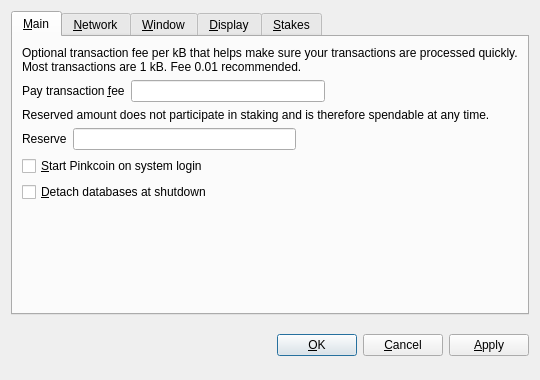
<?xml version="1.0" encoding="UTF-8"?>
<ui version="4.0">
 <class>OptionsDialog</class>
 <widget class="QDialog" name="OptionsDialog">
  <property name="geometry">
   <rect>
    <x>0</x>
    <y>0</y>
    <width>540</width>
    <height>380</height>
   </rect>
  </property>
  <property name="windowTitle">
   <string>Options</string>
  </property>
  <property name="modal">
   <bool>true</bool>
  </property>
  <layout class="QVBoxLayout" name="verticalLayout">
   <item>
    <widget class="QTabWidget" name="tabWidget">
     <property name="tabPosition">
      <enum>QTabWidget::North</enum>
     </property>
     <property name="currentIndex">
      <number>0</number>
     </property>
     <widget class="QWidget" name="tabMain">
      <attribute name="title">
       <string>&amp;Main</string>
      </attribute>
      <layout class="QVBoxLayout" name="verticalLayout_Main">
       <item>
        <widget class="QLabel" name="transactionFeeInfoLabel">
         <property name="text">
          <string>Optional transaction fee per kB that helps make sure your transactions are processed quickly. Most transactions are 1 kB. Fee 0.01 recommended.</string>
         </property>
         <property name="textFormat">
          <enum>Qt::PlainText</enum>
         </property>
         <property name="wordWrap">
          <bool>true</bool>
         </property>
        </widget>
       </item>
       <item>
        <layout class="QHBoxLayout" name="horizontalLayoutFee">
         <item>
          <widget class="QLabel" name="transactionFeeLabel">
           <property name="text">
            <string>Pay transaction &amp;fee</string>
           </property>
           <property name="textFormat">
            <enum>Qt::PlainText</enum>
           </property>
           <property name="buddy">
            <cstring>transactionFee</cstring>
           </property>
          </widget>
         </item>
         <item>
          <widget class="BitcoinAmountField" name="transactionFee"/>
         </item>
         <item>
          <spacer name="horizontalSpacerFee">
           <property name="orientation">
            <enum>Qt::Horizontal</enum>
           </property>
           <property name="sizeHint" stdset="0">
            <size>
             <width>40</width>
             <height>20</height>
            </size>
           </property>
          </spacer>
         </item>
        </layout>
       </item>
       <item>
        <widget class="QLabel" name="reserveBalanceInfoLabel">
         <property name="text">
          <string>Reserved amount does not participate in staking and is therefore spendable at any time.</string>
         </property>
         <property name="textFormat">
          <enum>Qt::PlainText</enum>
         </property>
         <property name="wordWrap">
          <bool>true</bool>
         </property>
        </widget>
       </item>
       <item>
        <layout class="QHBoxLayout" name="horizontalLayoutReserveBalance">
         <item>
          <widget class="QLabel" name="reserveBalanceLabel">
           <property name="text">
            <string>Reserve</string>
           </property>
           <property name="textFormat">
            <enum>Qt::PlainText</enum>
           </property>
           <property name="buddy">
            <cstring>reserveBalance</cstring>
           </property>
          </widget>
         </item>
         <item>
          <widget class="BitcoinAmountField" name="reserveBalance"/>
         </item>
         <item>
          <spacer name="horizontalSpacerReserveBalance">
           <property name="orientation">
            <enum>Qt::Horizontal</enum>
           </property>
           <property name="sizeHint" stdset="0">
            <size>
             <width>40</width>
             <height>20</height>
            </size>
           </property>
          </spacer>
         </item>
        </layout>
       </item>
       <item>
        <widget class="QCheckBox" name="bitcoinAtStartup">
         <property name="toolTip">
          <string>Automatically start Pinkcoin after logging in to the system.</string>
         </property>
         <property name="text">
          <string>&amp;Start Pinkcoin on system login</string>
         </property>
        </widget>
       </item>
       <item>
        <widget class="QCheckBox" name="detachDatabases">
         <property name="toolTip">
          <string>Detach block and address databases at shutdown. This means they can be moved to another data directory, but it slows down shutdown. The wallet is always detached.</string>
         </property>
         <property name="text">
          <string>&amp;Detach databases at shutdown</string>
         </property>
        </widget>
       </item>
       <item>
        <spacer name="verticalSpacer">
         <property name="orientation">
          <enum>Qt::Vertical</enum>
         </property>
         <property name="sizeHint" stdset="0">
          <size>
           <width>20</width>
           <height>40</height>
          </size>
         </property>
        </spacer>
       </item>
      </layout>
     </widget>
     <widget class="QWidget" name="tabNetwork">
      <attribute name="title">
       <string>&amp;Network</string>
      </attribute>
      <layout class="QVBoxLayout" name="verticalLayout_Network">
       <item>
        <widget class="QCheckBox" name="mapPortUpnp">
         <property name="toolTip">
          <string>Automatically open the Pinkcoin client port on the router. This only works when your router supports UPnP and it is enabled.</string>
         </property>
         <property name="text">
          <string>Map port using &amp;UPnP</string>
         </property>
        </widget>
       </item>
       <item>
        <widget class="QCheckBox" name="connectSocks">
         <property name="toolTip">
          <string>Connect to the Pinkcoin network through a SOCKS proxy (e.g. when connecting through Tor).</string>
         </property>
         <property name="text">
          <string>&amp;Connect through SOCKS proxy:</string>
         </property>
        </widget>
       </item>
       <item>
        <layout class="QHBoxLayout" name="horizontalLayout_Network">
         <item>
          <widget class="QLabel" name="proxyIpLabel">
           <property name="text">
            <string>Proxy &amp;IP:</string>
           </property>
           <property name="textFormat">
            <enum>Qt::PlainText</enum>
           </property>
           <property name="buddy">
            <cstring>proxyIp</cstring>
           </property>
          </widget>
         </item>
         <item>
          <widget class="QValidatedLineEdit" name="proxyIp">
           <property name="maximumSize">
            <size>
             <width>140</width>
             <height>16777215</height>
            </size>
           </property>
           <property name="toolTip">
            <string>IP address of the proxy (e.g. 127.0.0.1)</string>
           </property>
          </widget>
         </item>
         <item>
          <widget class="QLabel" name="proxyPortLabel">
           <property name="text">
            <string>&amp;Port:</string>
           </property>
           <property name="textFormat">
            <enum>Qt::PlainText</enum>
           </property>
           <property name="buddy">
            <cstring>proxyPort</cstring>
           </property>
          </widget>
         </item>
         <item>
          <widget class="QLineEdit" name="proxyPort">
           <property name="maximumSize">
            <size>
             <width>55</width>
             <height>16777215</height>
            </size>
           </property>
           <property name="toolTip">
            <string>Port of the proxy (e.g. 9050)</string>
           </property>
          </widget>
         </item>
         <item>
          <widget class="QLabel" name="socksVersionLabel">
           <property name="text">
            <string>SOCKS &amp;Version:</string>
           </property>
           <property name="textFormat">
            <enum>Qt::PlainText</enum>
           </property>
           <property name="buddy">
            <cstring>socksVersion</cstring>
           </property>
          </widget>
         </item>
         <item>
          <widget class="QValueComboBox" name="socksVersion">
           <property name="toolTip">
            <string>SOCKS version of the proxy (e.g. 5)</string>
           </property>
          </widget>
         </item>
         <item>
          <spacer name="horizontalSpacer_Network">
           <property name="orientation">
            <enum>Qt::Horizontal</enum>
           </property>
           <property name="sizeHint" stdset="0">
            <size>
             <width>40</width>
             <height>20</height>
            </size>
           </property>
          </spacer>
         </item>
        </layout>
       </item>
       <item>
        <spacer name="verticalSpacer_Network">
         <property name="orientation">
          <enum>Qt::Vertical</enum>
         </property>
         <property name="sizeHint" stdset="0">
          <size>
           <width>20</width>
           <height>40</height>
          </size>
         </property>
        </spacer>
       </item>
      </layout>
     </widget>
     <widget class="QWidget" name="tabWindow">
      <attribute name="title">
       <string>&amp;Window</string>
      </attribute>
      <layout class="QVBoxLayout" name="verticalLayout_Window">
       <item>
        <widget class="QCheckBox" name="minimizeToTray">
         <property name="toolTip">
          <string>Show only a tray icon after minimizing the window.</string>
         </property>
         <property name="text">
          <string>&amp;Minimize to the tray instead of the taskbar</string>
         </property>
        </widget>
       </item>
       <item>
        <widget class="QCheckBox" name="minimizeOnClose">
         <property name="toolTip">
          <string>Minimize instead of exit the application when the window is closed. When this option is enabled, the application will be closed only after selecting Quit in the menu.</string>
         </property>
         <property name="text">
          <string>M&amp;inimize on close</string>
         </property>
        </widget>
       </item>
       <item>
        <spacer name="verticalSpacer_Window">
         <property name="orientation">
          <enum>Qt::Vertical</enum>
         </property>
         <property name="sizeHint" stdset="0">
          <size>
           <width>20</width>
           <height>40</height>
          </size>
         </property>
        </spacer>
       </item>
      </layout>
     </widget>
     <widget class="QWidget" name="tabDisplay">
      <attribute name="title">
       <string>&amp;Display</string>
      </attribute>
      <layout class="QVBoxLayout" name="verticalLayout_3">
       <item>
        <layout class="QHBoxLayout" name="horizontalLayout">
         <property name="spacing">
          <number>6</number>
         </property>
         <item>
          <widget class="QLabel" name="labelNotifications">
           <property name="text">
            <string>Notifications:</string>
           </property>
          </widget>
         </item>
         <item>
          <widget class="QComboBox" name="comboNotificationLevel">
           <item>
            <property name="text">
             <string>Notify on All</string>
            </property>
           </item>
           <item>
            <property name="text">
             <string>Notify on Send/Receipt of Coins Only</string>
            </property>
           </item>
           <item>
            <property name="text">
             <string>Disable Notifications</string>
            </property>
           </item>
          </widget>
         </item>
        </layout>
       </item>
       <item>
        <layout class="QHBoxLayout" name="horizontalLayout_1_Display">
         <item>
          <widget class="QLabel" name="langLabel">
           <property name="text">
            <string>User Interface &amp;language:</string>
           </property>
           <property name="textFormat">
            <enum>Qt::PlainText</enum>
           </property>
           <property name="buddy">
            <cstring>lang</cstring>
           </property>
          </widget>
         </item>
         <item>
          <widget class="QValueComboBox" name="lang">
           <property name="toolTip">
            <string>The user interface language can be set here. This setting will take effect after restarting Pinkcoin.</string>
           </property>
          </widget>
         </item>
        </layout>
       </item>
       <item>
        <layout class="QHBoxLayout" name="horizontalLayout_2_Display">
         <item>
          <widget class="QLabel" name="unitLabel">
           <property name="text">
            <string>&amp;Unit to show amounts in:</string>
           </property>
           <property name="textFormat">
            <enum>Qt::PlainText</enum>
           </property>
           <property name="buddy">
            <cstring>unit</cstring>
           </property>
          </widget>
         </item>
         <item>
          <widget class="QValueComboBox" name="unit">
           <property name="toolTip">
            <string>Choose the default subdivision unit to show in the interface and when sending coins.</string>
           </property>
          </widget>
         </item>
        </layout>
       </item>
       <item>
        <spacer name="verticalSpacer_3">
         <property name="orientation">
          <enum>Qt::Vertical</enum>
         </property>
         <property name="sizeHint" stdset="0">
          <size>
           <width>20</width>
           <height>40</height>
          </size>
         </property>
        </spacer>
       </item>
      </layout>
     </widget>
     <widget class="QWidget" name="tabStakes">
      <attribute name="title">
       <string>&amp;Stakes</string>
      </attribute>
      <layout class="QVBoxLayout" name="verticalLayout_2">
       <item>
        <layout class="QHBoxLayout" name="horizontalLayout_2">
         <item>
          <widget class="QLabel" name="labelSplitThreshold">
           <property name="minimumSize">
            <size>
             <width>150</width>
             <height>0</height>
            </size>
           </property>
           <property name="toolTip">
            <string>Split coin chunks larger than this size when staking.</string>
           </property>
           <property name="whatsThis">
            <string>&lt;html&gt;&lt;head/&gt;&lt;body&gt;&lt;p&gt;The wallet holds coins in chunks in the size that you receive them.&lt;br/&gt;&lt;br/&gt;For example, if Suzy sends me 20 PINK, Andy sends me 300 PINK, and BOB sends me 1000 PINK, I will have 1320 PINK in my wallet - 1 chunk of 1000, 1 chunk of 300, and 1 chunk of 20. &lt;br/&gt;&lt;br/&gt;Too many chunks in your wallet can make your wallet run slowly. Too few will cause you to stake less. &lt;br/&gt;&lt;br/&gt;Coin chunks larger than this amount will be split into two equal amounts when they stake. &lt;br/&gt;&lt;br/&gt;Maintaining a wallet with fewer than 1000 chunks is recommended.&lt;/p&gt;&lt;/body&gt;&lt;/html&gt;</string>
           </property>
           <property name="text">
            <string>Split Threshold:</string>
           </property>
          </widget>
         </item>
         <item>
          <widget class="QLineEdit" name="splitThreshold">
           <property name="acceptDrops">
            <bool>false</bool>
           </property>
           <property name="inputMethodHints">
            <set>Qt::ImhDigitsOnly</set>
           </property>
           <property name="text">
            <string>2000</string>
           </property>
           <property name="maxLength">
            <number>10</number>
           </property>
           <property name="frame">
            <bool>true</bool>
           </property>
           <property name="alignment">
            <set>Qt::AlignRight|Qt::AlignTrailing|Qt::AlignVCenter</set>
           </property>
           <property name="placeholderText">
            <string/>
           </property>
          </widget>
         </item>
         <item>
          <spacer name="horizontalSpacer_5">
           <property name="orientation">
            <enum>Qt::Horizontal</enum>
           </property>
           <property name="sizeHint" stdset="0">
            <size>
             <width>40</width>
             <height>20</height>
            </size>
           </property>
          </spacer>
         </item>
        </layout>
       </item>
       <item>
        <layout class="QHBoxLayout" name="horizontalLayout_3">
         <item>
          <widget class="QLabel" name="label_2">
           <property name="minimumSize">
            <size>
             <width>150</width>
             <height>0</height>
            </size>
           </property>
           <property name="toolTip">
            <string>Combine coin chunks up to this amount when staking.</string>
           </property>
           <property name="whatsThis">
            <string>&lt;html&gt;&lt;head/&gt;&lt;body&gt;&lt;p&gt;The wallet holds coins in chunks in the size that you receive them.&lt;br/&gt;&lt;br/&gt;For example, if Suzy sends me 20 PINK, Andy sends me 300 PINK, and BOB sends me 1000 PINK, I will have 1320 PINK in my wallet - 1 chunk of 1000, 1 chunk of 300, and 1 chunk of 20. &lt;br/&gt;&lt;br/&gt;Too many chunks in your wallet can make your wallet run slowly. Too few will cause you to stake less. &lt;br/&gt;&lt;br/&gt;This setting allows you maintain a minimum coin chunk size within your wallet. Amounts smaller than this will be combined together up to this amount. &lt;/p&gt;&lt;p&gt;Maintaining a wallet with fewer than 1000 chunks is recommended.&lt;/p&gt;&lt;/body&gt;&lt;/html&gt;</string>
           </property>
           <property name="text">
            <string>Combine Threshold:</string>
           </property>
          </widget>
         </item>
         <item>
          <widget class="QLineEdit" name="combineThreshold">
           <property name="acceptDrops">
            <bool>false</bool>
           </property>
           <property name="layoutDirection">
            <enum>Qt::RightToLeft</enum>
           </property>
           <property name="inputMethodHints">
            <set>Qt::ImhDigitsOnly</set>
           </property>
           <property name="text">
            <string>1000</string>
           </property>
           <property name="maxLength">
            <number>10</number>
           </property>
           <property name="alignment">
            <set>Qt::AlignRight|Qt::AlignTrailing|Qt::AlignVCenter</set>
           </property>
           <property name="placeholderText">
            <string/>
           </property>
          </widget>
         </item>
         <item>
          <spacer name="horizontalSpacer_6">
           <property name="orientation">
            <enum>Qt::Horizontal</enum>
           </property>
           <property name="sizeHint" stdset="0">
            <size>
             <width>40</width>
             <height>20</height>
            </size>
           </property>
          </spacer>
         </item>
        </layout>
       </item>
       <item>
        <widget class="QCheckBox" name="coinControlFeatures">
         <property name="toolTip">
          <string>Whether to show coin control features or not.</string>
         </property>
         <property name="statusTip">
          <string>Coin Chunk management interface available from the Send tab.</string>
         </property>
         <property name="text">
          <string>Enable Coin Control</string>
         </property>
        </widget>
       </item>
       <item>
        <widget class="QCheckBox" name="targetFPOS">
         <property name="text">
          <string>Auto-Target FPOS (requires at least 100,000 PINK balance.)</string>
         </property>
        </widget>
       </item>
       <item>
        <spacer name="verticalSpacer_2">
         <property name="orientation">
          <enum>Qt::Vertical</enum>
         </property>
         <property name="sizeHint" stdset="0">
          <size>
           <width>20</width>
           <height>40</height>
          </size>
         </property>
        </spacer>
       </item>
      </layout>
     </widget>
    </widget>
   </item>
   <item>
    <layout class="QHBoxLayout" name="horizontalLayout_Buttons">
     <item>
      <spacer name="horizontalSpacer_1">
       <property name="orientation">
        <enum>Qt::Horizontal</enum>
       </property>
       <property name="sizeHint" stdset="0">
        <size>
         <width>40</width>
         <height>48</height>
        </size>
       </property>
      </spacer>
     </item>
     <item>
      <widget class="QLabel" name="statusLabel">
       <property name="font">
        <font>
         <weight>75</weight>
         <bold>true</bold>
        </font>
       </property>
       <property name="text">
        <string/>
       </property>
       <property name="textFormat">
        <enum>Qt::PlainText</enum>
       </property>
       <property name="wordWrap">
        <bool>true</bool>
       </property>
      </widget>
     </item>
     <item>
      <spacer name="horizontalSpacer_2">
       <property name="orientation">
        <enum>Qt::Horizontal</enum>
       </property>
       <property name="sizeHint" stdset="0">
        <size>
         <width>40</width>
         <height>48</height>
        </size>
       </property>
      </spacer>
     </item>
     <item>
      <widget class="QPushButton" name="okButton">
       <property name="text">
        <string>&amp;OK</string>
       </property>
      </widget>
     </item>
     <item>
      <widget class="QPushButton" name="cancelButton">
       <property name="text">
        <string>&amp;Cancel</string>
       </property>
       <property name="autoDefault">
        <bool>false</bool>
       </property>
      </widget>
     </item>
     <item>
      <widget class="QPushButton" name="applyButton">
       <property name="text">
        <string>&amp;Apply</string>
       </property>
       <property name="autoDefault">
        <bool>false</bool>
       </property>
      </widget>
     </item>
    </layout>
   </item>
  </layout>
 </widget>
 <customwidgets>
  <customwidget>
   <class>QValidatedLineEdit</class>
   <extends>QLineEdit</extends>
   <header>qt/qvalidatedlineedit.h</header>
  </customwidget>
  <customwidget>
   <class>BitcoinAmountField</class>
   <extends>QLineEdit</extends>
   <header>qt/bitcoinamountfield.h</header>
   <container>1</container>
  </customwidget>
  <customwidget>
   <class>QValueComboBox</class>
   <extends>QComboBox</extends>
   <header>qt/qvaluecombobox.h</header>
  </customwidget>
 </customwidgets>
 <resources/>
 <connections/>
</ui>
